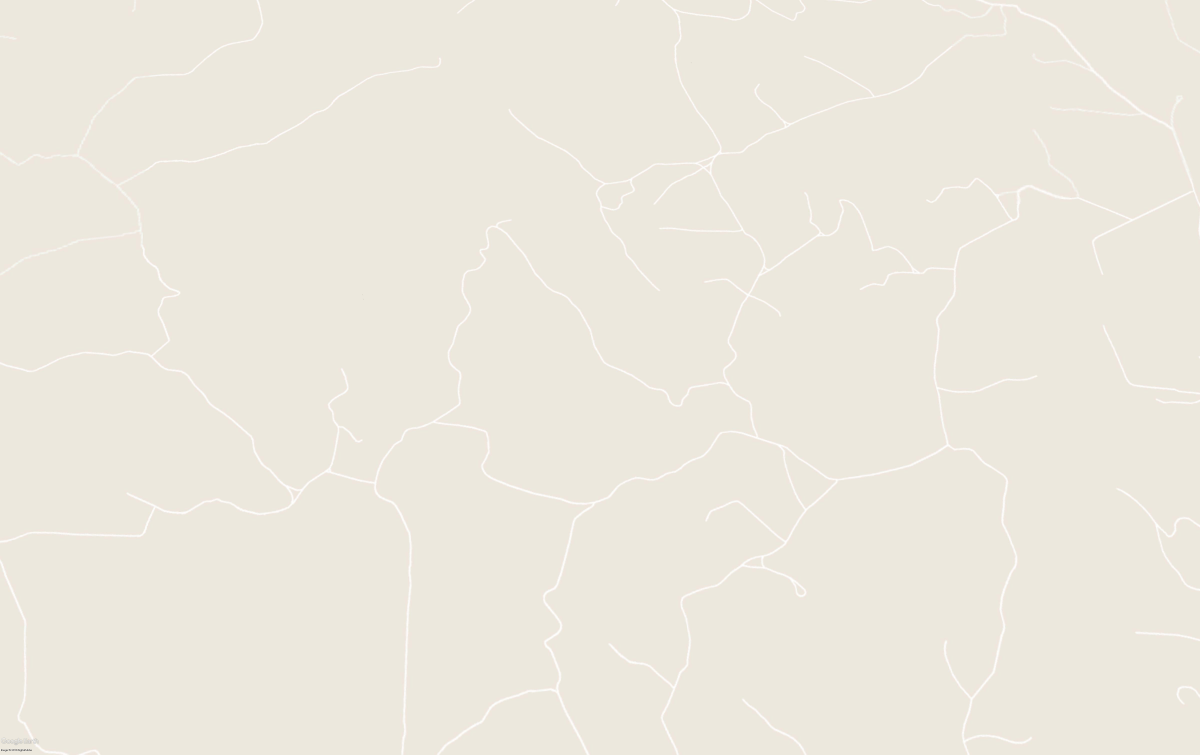
#> input picture Exemplo 4/Mapa_com_estradas.jpg, 4800 x 3018 px, found by its file name (shown at 1/4 size)
$ python cropImage.py
#> lines starting #> are read from the running program, lines starting #| are printed output that depends on the picture; after the words box and inside, x2 and y2 are one past the last pixel; in counts of white or black regions, pixels touching at a corner belong together; pictures that were not available may be replaced by others from this repository, and a replacement may not be noted
# -*- coding: utf-8 -*-
"""
Created on Sun Sep  2 09:09:18 2018

@author: Guilherme
"""

from PIL import Image
import numpy as np

savedImageList = []
# left < x < right and upper < y < lower
def checkOverlap(newPixel, savedImageList):
    if len(savedImageList) > 0:
        for image in savedImageList:
            if (image['left'] < newPixel[0] < image['right'] and image['upper'] < newPixel[1] < image['lower']):
                return 1

        newBox = {'left': newPixel[0] - 32, 'upper': newPixel[1] - 32, 'right': newPixel[0] + 32, 'lower': newPixel[1] + 32}
        savedImageList.append(newBox)
        return 0
    else:
        newBox = {'left': newPixel[0] - 32, 'upper': newPixel[1] - 32, 'right': newPixel[0] + 32, 'lower': newPixel[1] + 32}
        savedImageList.append(newBox)
        return 0


#--------------- Criando a máscara de binária das estradas ---------------#
image = Image.open('Mapa_com_estradas.jpg')
#> image is the input picture: PIL image 4800x3018 RGB; mean R, G, B 236.4, 232.3, 221.5
pix = image.load()
count = 0
width, height = image.size
#> width = 4800; height = 3018
for w in range(width):
    for h in range(height):
        r,g,b = pix[(w,h)]
        #if (r > 150 and g > 150 and b < 50):
        if (r >= 235 and g >= 235 and b >= 225):
            #pix[(w,h)] = 255, 0, 0
            #print('r: ' + str(r) + ', ' + 'g: ' + str(g) + ', ' + 'b: ' + str(b))
            #count = count + 1
            #if (count < 30):
            #pix[(w,h)] = 255, 255, 255
            pix[(w,h)] = 255, 255, 255
        else:
            pix[(w,h)] = 0, 0, 0

image.save('Mapa_estradas.jpg')
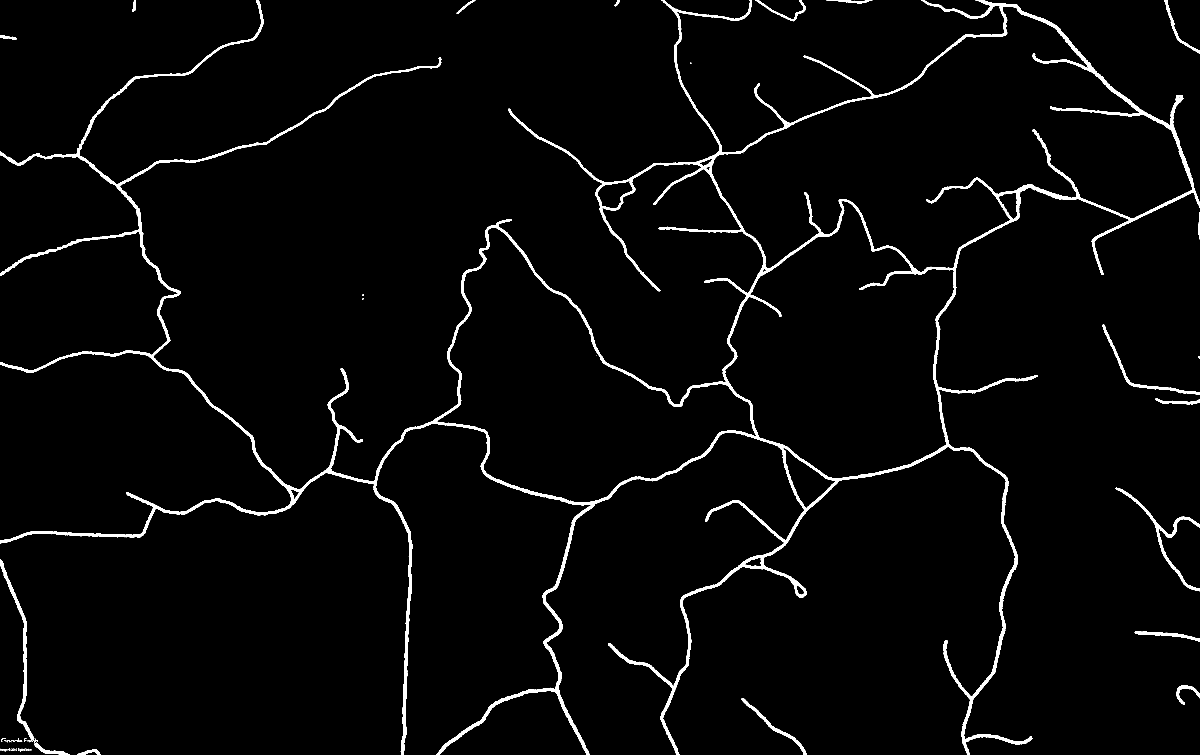
#> saved as Mapa_estradas.jpg: PIL image 4800x3018 RGB (shown at 1/4 size); 2.6% white; 130 white regions (101 under 20 px), largest, box (x1, y1, x2, y2) and area: (0, 0, 4800, 3018) 339391, (0, 2236, 137, 2959) 8318, (4463, 1951, 4800, 2365) 7879


image = Image.open('Exemplo 4/Mapa_estradas.jpg')
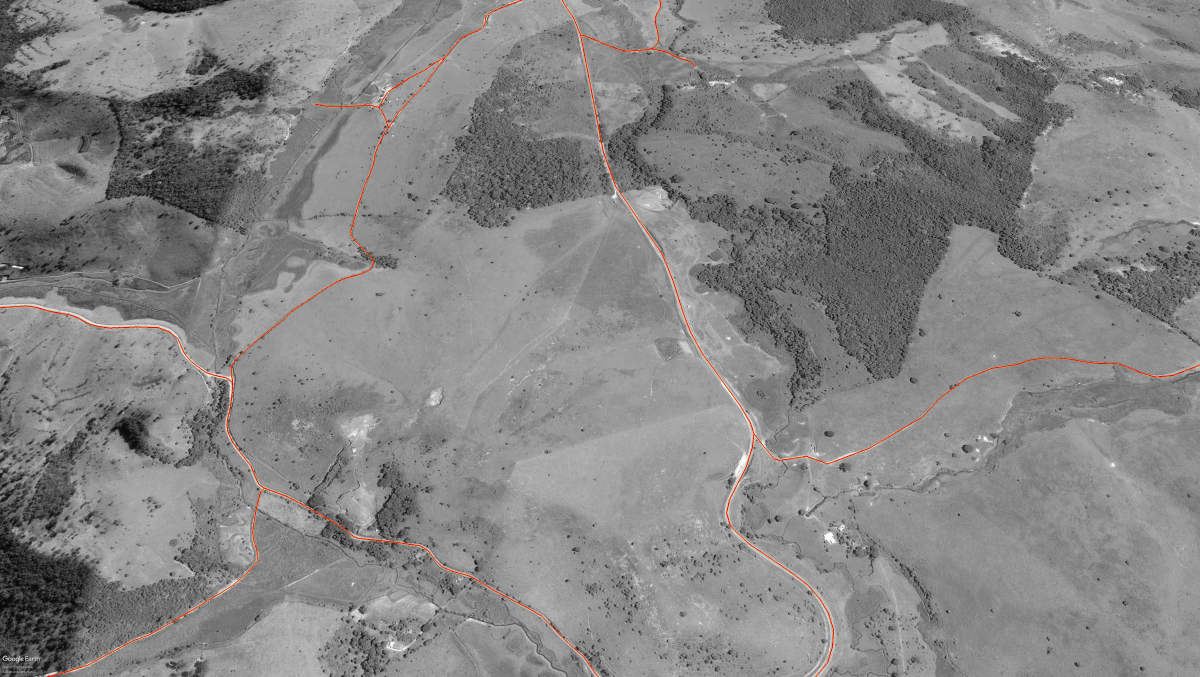
#> input picture Exemplo 1/testeRed.jpg, 4800 x 2708 px, given in place of Mapa_estradas.jpg, which was not available (shown at 1/4 size)
#> image is the input picture: PIL image 4800x2708 RGB; mean R, G, B 133.6, 132.8, 132.5
image2 = Image.open('Exemplo 4/Mapa_original.jpg')
# image.show()
pix = image.load()
count = 0
width, height = image.size
#> height = 2708
for w in range(width):
    for h in range(height):
        r,g,b = pix[(w,h)]
        if (r == 255 and g == 255 and b == 255):
            left = w - 32
            upper = h - 32
            right = w + 32
            lower = h + 32
            if ((left > 0) and (upper > 0) and (right < width) and (lower < height)):
                box = {'left': left, 'upper': upper, 'right': right, 'lower': lower}
                box = (left, upper, right, lower)
                if (checkOverlap((w,h), savedImageList) == 0):
                    cropped_image = image2.crop((left, upper, right, lower))
                    cropped_image.save('Exemplo 4/cropImg/image' + str(count) + '.jpg')
                    print('count: ' + str(count))
                    # [6 lines of commented-out code are left out]
                    count = count + 1
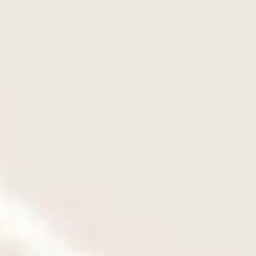
#> cropped_image: PIL image 64x64 RGB (shown 4 times larger); mean R, G, B 236.8, 232.6, 222.1
#> after the loop, count = 43
